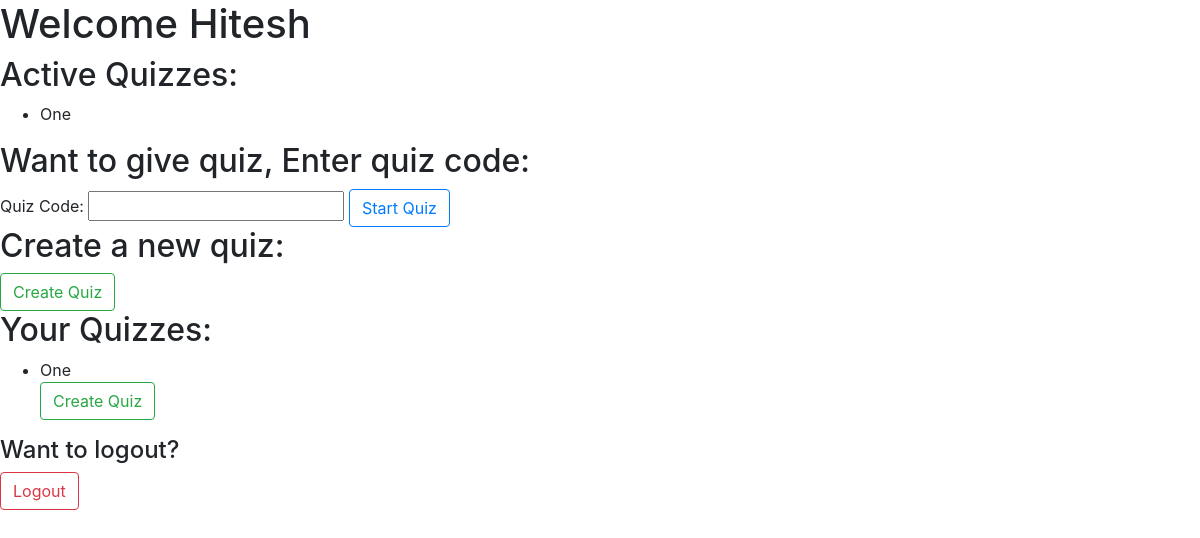
Page /dashboard (signed in) on the earlier database version.
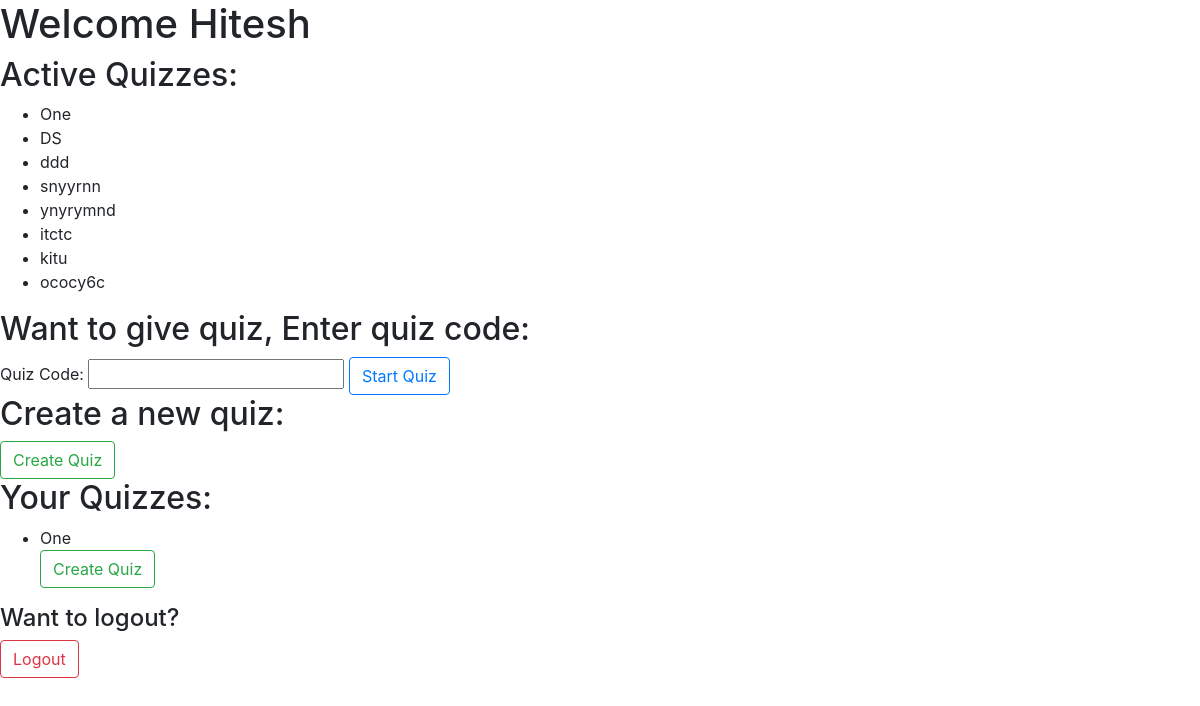
Same page on the later database version.
### tables this page shows
CREATE TABLE user(
  id INTEGER PRIMARY KEY AUTOINCREMENT,
  username TEXT UNIQUE NOT NULL,
  email_id UNIQUE NOT NULL,
  password TEXT NOT NULL
);

CREATE TABLE Quizzes(
    quiz_id TEXT PRIMARY KEY NOT NULL,
    quiz_name TEXT NOT NULL,
    admin_id INTEGER,
    start_time TIMESTAMP,
    FOREIGN KEY (admin_id) REFERENCES user (admin_id) ON DELETE CASCADE
);

### quiz_app/interface.py (the view, shortened to what this page needs)
@bp.route('/dashboard', methods=('GET', 'POST'))
@login_required
def dashboard():
    Quizzes = get_db().execute(
        'SELECT * FROM Quizzes'
    ).fetchall()
    error2 = None
    if error2 is not None:
        flash(error2)
    return render_template('dashboard.html', Quizzes=Quizzes)

### quiz_app/auth.py (called while the page is built)
@bp.before_app_request
def load_logged_in_user():
    user_id = session.get('user_id')
    if user_id is None:
        g.user = None
    else:
        g.user = get_db().execute(
            'SELECT * FROM user WHERE id = ?', (user_id,)
        ).fetchone()

def login_required(view):
    @functools.wraps(view)
    def wrapped_view(**kwargs):
        if g.user is None:
            return redirect(url_for('auth.login'))
        return view(**kwargs)
    return wrapped_view

### quiz_app/db.py (called while the page is built)
def get_db():
    if 'db' not in g:
        g.db = sqlite3.connect(
            current_app.config['DATABASE'],
            detect_types=sqlite3.PARSE_DECLTYPES
        )
        g.db.row_factory = sqlite3.Row
    return g.db

### templates/dashboard.html (shortened to what this page needs)
{% extends 'base.html' %}
    {% block content %}
    <h1>Welcome {{g.user['username']}}</h1>
    <h2>Active Quizzes:</h2>
    <div class="active_quizzes">
        <ul>
            {% for quiz in Quizzes %}
                <li>{{quiz['quiz_name']}}</li>
            {% endfor %}
        </ul>
    </div>
    <h2>Want to give quiz, Enter quiz code:</h2>
    <form method="post">
        <label for="quiz_code">Quiz Code:</label>
        <input type="text" name="quiz_code" id="quiz_code" required>
        <input type="submit" value="Start Quiz" class="btn btn-outline-primary">
    </form>
    <h2>Create a new quiz:</h2>
    <a href="{{url_for('quiz.create')}}" type="button" class="btn btn-outline-success">Create Quiz</a>
    <h2>Your Quizzes:</h2>
    <div class="your_quizzes">
        <ul>
            {% for quiz in Quizzes %}
                {% if quiz['admin_id'] == g.user['id'] %}
                    <li>{{quiz['quiz_name']}}</li>
                    <a href="{{url_for('quiz.create')}}" type="button" class="btn btn-outline-success">Create Quiz</a>
                {% endif %}
            {% endfor %}
        </ul>
    </div>
    <h4>Want to logout?</h4>
    <a href="{{url_for('auth.logout')}}" type="button" class="btn btn-outline-danger" style="bottom: 20px;">Logout</a>
    {% endblock %}

### templates/base.html (shortened to what this page needs)
<!DOCTYPE html>
<html lang="en">
<head>
  <link rel="stylesheet" href="https://stackpath.bootstrapcdn.com/bootstrap/4.5.2/css/bootstrap.min.css">
</head>
<body>
  {% block content %}{% endblock %}
</body>
</html>

Differences in the rows shown:
added Quizzes: quiz_name "DS", shown under "Active Quizzes:"
added Quizzes: quiz_name "ddd", shown under "Active Quizzes:"
added Quizzes: quiz_name "snyyrnn", shown under "Active Quizzes:"
added Quizzes: quiz_name "ynyrymnd", shown under "Active Quizzes:"
added Quizzes: quiz_name "itctc", shown under "Active Quizzes:"
added Quizzes: quiz_name "kitu", shown under "Active Quizzes:"
added Quizzes: quiz_name "ococy6c", shown under "Active Quizzes:"
